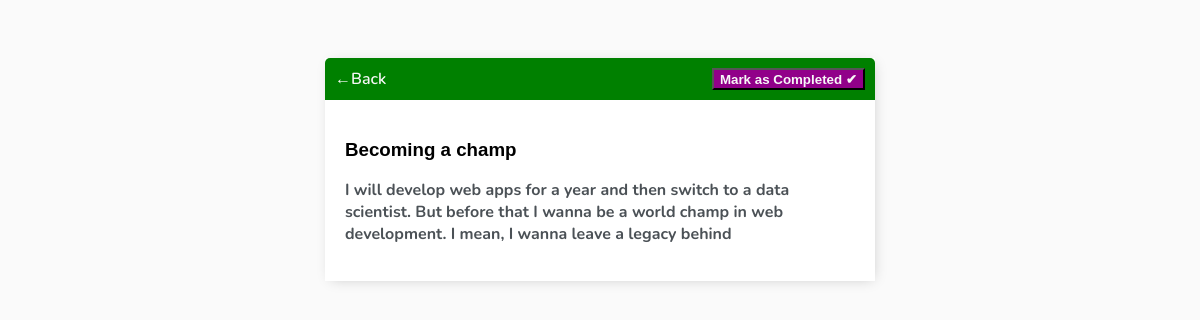
/task/5/, run on the app's committed database.
### tasks/models.py (models this page shows, shortened)
class Task(models.Model):
    user = models.ForeignKey(User, on_delete=models.CASCADE)
    title = models.CharField(max_length=100)
    description = models.TextField(null=True, blank=True)
    task_completed = models.BooleanField(default=False)
    class Meta:
        ordering = ['task_completed']

### tasks/views.py (the view)
# urls.py: path('task/<int:pk>/', TaskDetails.as_view(), name="task-details"),
class TaskDetails(DetailView):
    model = Task
    context_object_name = 'task'
    template_name = 'tasks/task_details.html'

### tasks/templates/tasks/task_details.html
{% extends 'tasks/index.html' %}
{% block content %}
<div class="view-header-bar">
    <a href="{% url 'tasks' %}">&#8592;Back</a>
    {% if task.task_completed %}
        <button id="done-btn"><a href="{% url 'task-status' task.id %}">Unmark as Completed &#215;</a></button>
    {% else %}
        <button id="done-btn"><a href="{% url 'task-status' task.id %}">Mark as Completed &#10004;</a></button>
    {% endif %}
</div>
<div class="card-body">
    <h3>{{task.title}}</h3>
    <p><strong>{{task.description}}</strong></p>
 </div>
{% endblock content %}

### tasks/static/tasks/styles/base.css (style rules this page uses)
body { background-color: #fafafa; font-family: "Nunito", sans-serif; padding-top: 50px; }
h1, h2, h3, h4, h5, h6 { font-family: "Raleway", sans-serif; }
a, p { color: #4b5156; }
a { font-weight: 600; }
.login-header-bar, .signup-header-bar, .view-header-bar { display: flex; justify-content: space-between; color: #fff; padding: 10px; border-radius: 5px 5px 0 0; background: green; }
.view-header-bar a { color: rgb(247, 247, 247); text-decoration: none; }
::placeholder { font-weight: 300; opacity: 0.5; }
.card-body { padding: 20px; }
#done-btn { background-color: #910089; }

### data on the page
Task: title "Becoming a champ", description "I will develop web apps for a year and then switch to a data scientist. But before that I wanna be a world champ in web development. I mean, I wanna leave a legacy behind"
